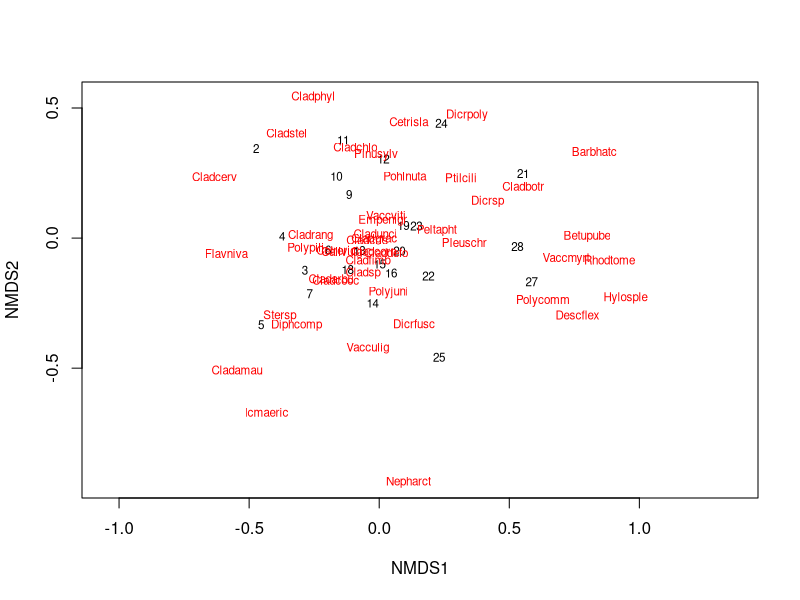
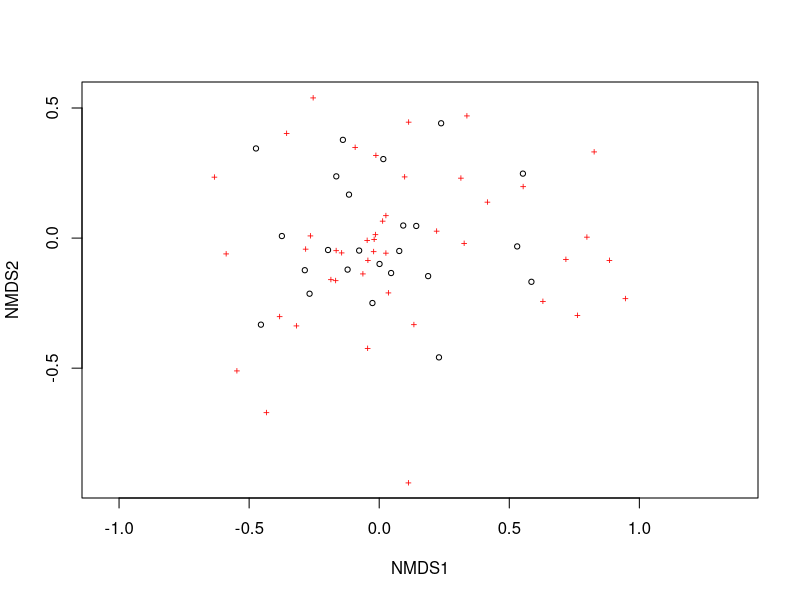
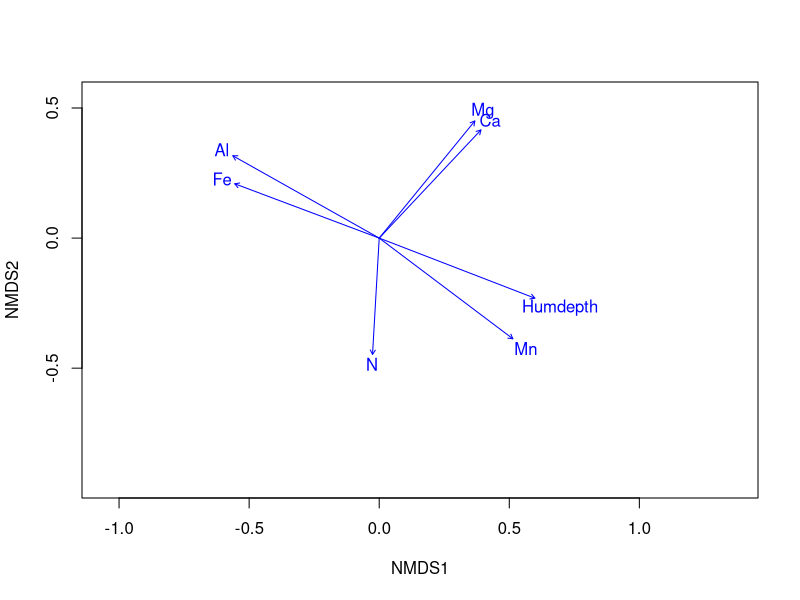

These charts were generated, in order, by the following R code:
# Building a NMDS with inbuilt data within vegan package

library(vegan) # Version 2.6.4

data("varespec") # Datasets of cover by lichen specis
data("varechem") # Corresponding environmental parameters

ord <- metaMDS(varespec, distance = "bray", k = 2) # Ordination of the spps

plot(ord, type = "t") # Showing the plot 
plot(ord, type = "p")
plot(ord, type = "n")

ef <- envfit(ord, varechem)
plot(ef, p.max = 0.05)
